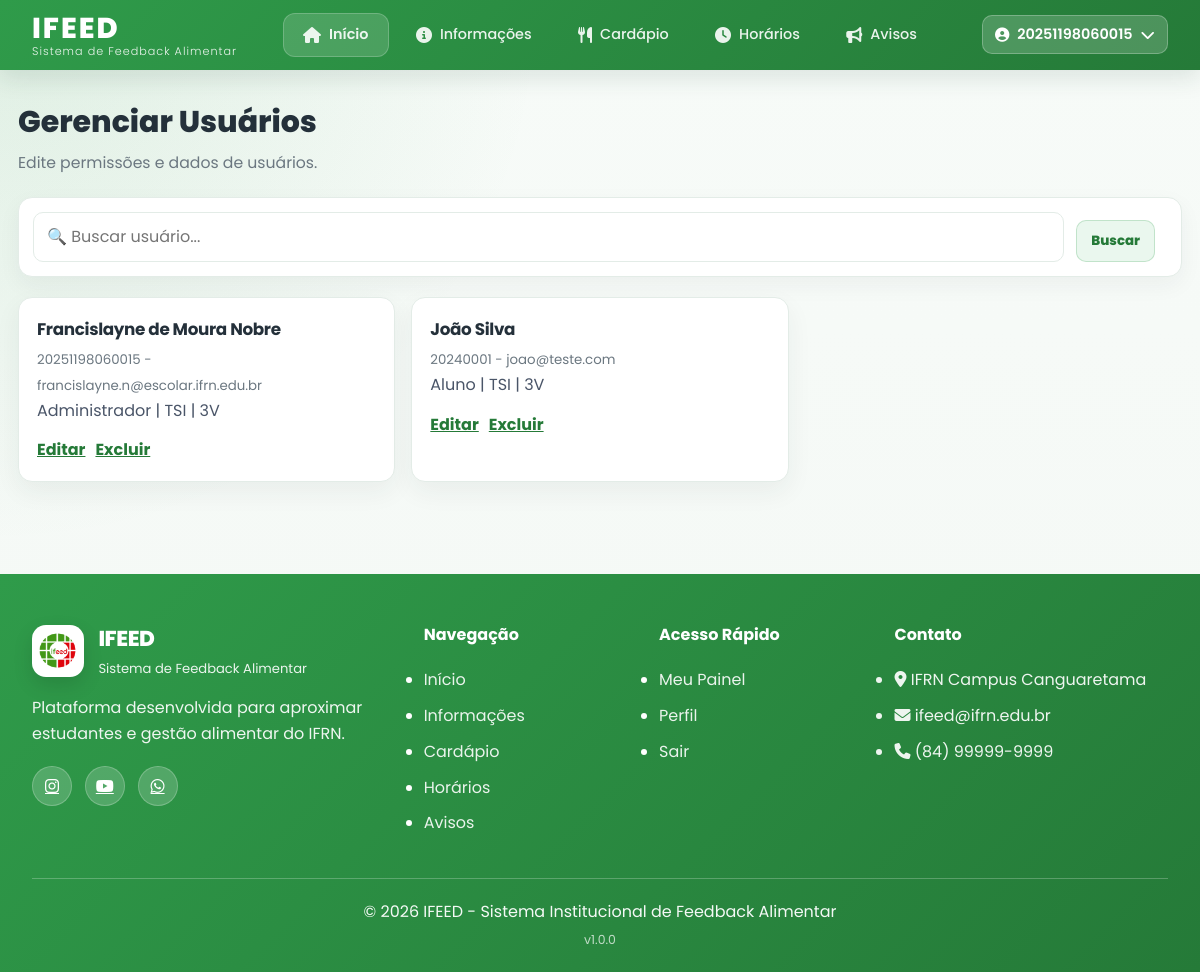
/admin-ifeed/usuarios/ (signed in), run on an earlier commit of the app's database.
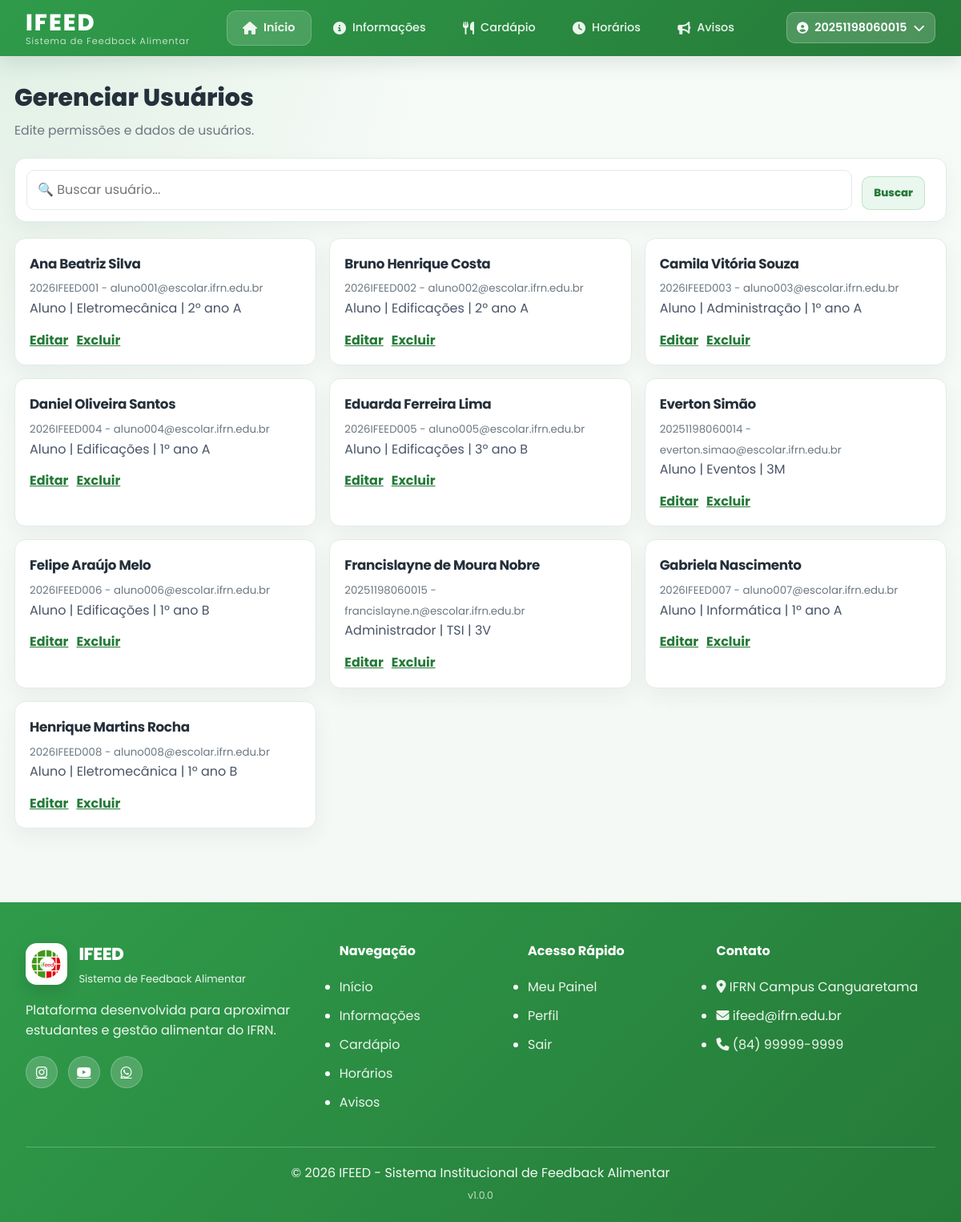
And on a later commit of the database.
### core/models.py (models this page shows, shortened)
class Usuario(AbstractUser):
    TIPO_CHOICES = [
        ('ALUNO', 'Aluno'),
        ('ADMIN', 'Administrador'),
    ]
    matricula = models.CharField('Matrícula', max_length=20, primary_key=True)
    nome_completo = models.CharField('Nome Completo', max_length=150)
    curso = models.CharField('Curso', max_length=100)
    turma = models.CharField('Turma', max_length=50)
    tipo_usuario = models.CharField('Tipo de Usuário', max_length=10, choices=TIPO_CHOICES, default='ALUNO')
    groups = models.ManyToManyField(
        'auth.Group',
        blank=True,
        related_name='usuario_set_custom'
    )
    user_permissions = models.ManyToManyField(
        'auth.Permission',
        blank=True,
        related_name='usuario_permissions_set_custom'
    )
    USERNAME_FIELD = 'matricula'
    REQUIRED_FIELDS = ['nome_completo', 'email']
    class Meta:
        verbose_name = 'Usuário'
        verbose_name_plural = 'Usuários'
        ordering = ['nome_completo']
    @property
    def is_admin_ifeed(self):
        return self.tipo_usuario == 'ADMIN' or self.is_staff or self.is_superuser

### core/views.py (the view)
    @login_required
    def wrapper(request, *args, **kwargs):
        if not usuario_e_admin(request.user):
            messages.error(request, 'Você não tem permissão para acessar essa página.')
            return redirect('aluno')
        return view_func(request, *args, **kwargs)

### core/views.py (called while the page is built)
def usuario_e_admin(usuario):
    return (
        usuario.is_authenticated
        and (usuario.tipo_usuario == 'ADMIN' or usuario.is_staff or usuario.is_superuser)
    )

def admin_required(view_func):
    @login_required
    def wrapper(request, *args, **kwargs):
        if not usuario_e_admin(request.user):
            messages.error(request, 'Você não tem permissão para acessar essa página.')
            return redirect('aluno')
        return view_func(request, *args, **kwargs)
    return wrapper

@admin_required
def usuario_list_view(request):
    termo = (request.GET.get('q') or '').strip()
    usuarios = Usuario.objects.all()
    if termo:
        usuarios = usuarios.filter(
            Q(nome_completo__icontains=termo)
            | Q(matricula__icontains=termo)
            | Q(email__icontains=termo)
        )
    paginator = Paginator(usuarios, 10)
    return render(request, 'crud_usuarios.html', {
        'page_obj': paginator.get_page(request.GET.get('page')),
        'termo': termo,
    })

### templates/crud_usuarios.html (shortened to what this page needs)
{% extends 'base.html' %}
{% load static %}
{% block extra_css %}
    <link rel="stylesheet" href="{% static 'estilos/admin.css' %}">
{% endblock %}
{% block content %}
<main class="admin-main">
    <h1>Gerenciar Usuários</h1>
    <p class="page-subtitle">Edite permissões e dados de usuários.</p>
    <form method="get" class="filters-section">
        <div class="search-box">
            <input type="text" name="q" value="{{ termo }}" placeholder="🔍 Buscar usuário...">
        </div>
        <button type="submit" class="btn-secondary">Buscar</button>
    </form>
    <div class="feedbacks-container">
        {% for usuario in page_obj %}
            <article class="feedback-card">
                <h3>{{ usuario.nome_completo }}</h3>
                <small>{{ usuario.matricula }} - {{ usuario.email }}</small>
                <p>{{ usuario.get_tipo_usuario_display }} | {{ usuario.curso }} | {{ usuario.turma }}</p>
                <div class="feedback-footer">
                    <a href="{% url 'usuario_update' usuario.matricula %}">Editar</a>
                    <a href="{% url 'usuario_delete' usuario.matricula %}">Excluir</a>
                </div>
            </article>
        {% empty %}
            <p class="empty-state">Nenhum usuário encontrado.</p>
        {% endfor %}
    </div>
</main>
{% endblock %}

### templates/base.html (shortened to what the changed rows need)
{% load static %}
<!DOCTYPE html>
<html lang="pt-br">
<head>
    <link rel="stylesheet" href="{% static 'estilos/base.css' %}">
    {% block extra_css %}{% endblock %}
    <link rel="stylesheet" href="https://cdnjs.cloudflare.com/ajax/libs/font-awesome/6.5.0/css/all.min.css">
</head>
<body>
    <header class="header">
        <div class="header-container">
            <div class="header-actions">
                {% if user.is_authenticated %}
                    <div class="user-menu">
                        <button class="user-avatar" id="userMenuBtn">
                            <i class="fas fa-user-circle"></i>
                            <span class="user-name">{{ user.username }}</span>
                            <i class="fas fa-chevron-down"></i>
                        </button>
                    </div>
                {% endif %}
            </div>
        </div>
    </header>
    <div class="main-content">
    {% block content %}
    {% endblock %}
</div>
</body>
</html>

What changed in the data, as far as the page shows it:
no longer on this page (row edited): Usuario: nome_completo "João Silva", matricula "20240001", email "joao@teste.com", tipo_usuario "Aluno", curso "TSI", turma "3V"
added Usuario: nome_completo "Ana Beatriz Silva", matricula "2026IFEED001", email "aluno001@escolar.ifrn.edu.br", tipo_usuario "Aluno", curso "Eletromecânica", turma "2º ano A"
added Usuario: nome_completo "Bruno Henrique Costa", matricula "2026IFEED002", email "aluno002@escolar.ifrn.edu.br", tipo_usuario "Aluno", curso "Edificações", turma "2º ano A"
added Usuario: nome_completo "Camila Vitória Souza", matricula "2026IFEED003", email "aluno003@escolar.ifrn.edu.br", tipo_usuario "Aluno", curso "Administração", turma "1º ano A"
added Usuario: nome_completo "Daniel Oliveira Santos", matricula "2026IFEED004", email "aluno004@escolar.ifrn.edu.br", tipo_usuario "Aluno", curso "Edificações", turma "1º ano A"
added Usuario: nome_completo "Eduarda Ferreira Lima", matricula "2026IFEED005", email "aluno005@escolar.ifrn.edu.br", tipo_usuario "Aluno", curso "Edificações", turma "3º ano B"
added Usuario: nome_completo "Everton Simão", matricula "20251198060014", email "everton.simao@escolar.ifrn.edu.br", tipo_usuario "Aluno", curso "Eventos", turma "3M"
added Usuario: nome_completo "Felipe Araújo Melo", matricula "2026IFEED006", email "aluno006@escolar.ifrn.edu.br", tipo_usuario "Aluno", curso "Edificações", turma "1º ano B"
added Usuario: nome_completo "Gabriela Nascimento", matricula "2026IFEED007", email "aluno007@escolar.ifrn.edu.br", tipo_usuario "Aluno", curso "Informática", turma "1º ano A"
added Usuario: nome_completo "Henrique Martins Rocha", matricula "2026IFEED008", email "aluno008@escolar.ifrn.edu.br", tipo_usuario "Aluno", curso "Eletromecânica", turma "1º ano B"
